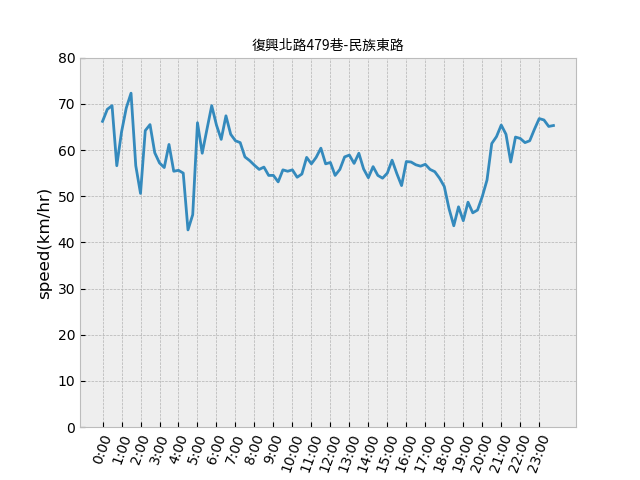

Generate this figure with Python:
import gspread
from oauth2client.service_account import ServiceAccountCredentials
import numpy as np
import matplotlib.pyplot as plt
import matplotlib.font_manager as fm
from IPython.display import Image

def plot1(road):
    scope = ['https://spreadsheets.google.com/feeds',
             'https://www.googleapis.com/auth/drive']
    credentials = ServiceAccountCredentials.from_json_keyfile_name('D:\\台大\\大二下\\資料科學\\My First Project-5d1a7d0536a5.json', scope)
    gc = gspread.authorize(credentials)
    # Open a worksheet from spreadsheet with one shot
    sh = gc.open_by_url('https://docs.google.com/spreadsheets/d/1FJPf9S2vpimDZvefrpnfq31cq3JpmySHse74WQoEgu4/edit?ts=5c8895e5#gid=618695640')
    wks4 = sh.worksheet("復興南北路")

    time = wks4.col_values(3)
    st =[]
    st2=[]
    
    time.pop(0)
    time.pop(0)
    time.pop(0)
    cell = wks4.find(road)
    speed = wks4.col_values(cell.col)
    speed.pop(0)
    speed.pop(0)
    speed.pop(0)
    for i in range(len(time)):
        st2.append([time[i],speed[i]])
        st.append(st2[i])
    #print(st)
    #print(speed)

    plt.style.use('bmh')
    fig = plt.figure()
    ax = plt.axes()

    stnum=[]
    for i in range(len(speed)):
        stnum.append(eval(speed[i].strip('Km/hr')))
    plt.plot(stnum)
    #print(stnum)
    #print(time)
    timex=[]
    timex2=[]
    for j in range(1,len(time),4):
        timex.append(time[j-1].split('~'))
    for k in range(len(timex)):
        timex2.append(timex[k][0])
    #print(timex2)
    fontPath = r'D:\\台大\\大二下\\資料科學\\NotoSansTC-Regular.otf'
    font30 = fm.FontProperties(fname=fontPath, size=10)
    plt.xticks(range(0,len(time),4),timex2, rotation=70)
    plt.ylim(0, 80)
    plt.title(road,fontproperties=font30)
    plt.ylabel("speed(km/hr)")
    plt.xlabel("time")

    fig.savefig('linegraph.png')
    plt.show()
    return 
n=input('請輸入想調查的站點:')
plot1(n)
